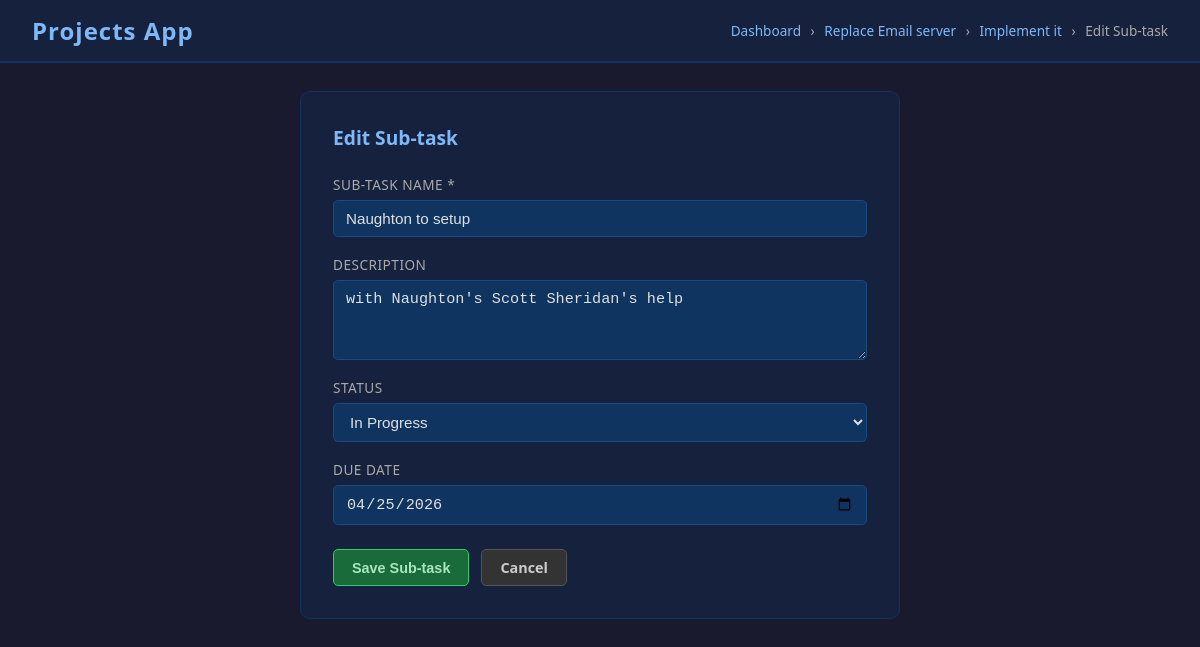
Screenshot of /subtask/1/edit with the database file from the repository.
### tables this page shows
CREATE TABLE projects (
            id INTEGER PRIMARY KEY AUTOINCREMENT,
            name TEXT NOT NULL,
            description TEXT,
            status TEXT DEFAULT 'Not Started',
            priority TEXT DEFAULT 'Medium',
            due_date TEXT,
            created_at TIMESTAMP DEFAULT CURRENT_TIMESTAMP
        );

CREATE TABLE tasks (
            id INTEGER PRIMARY KEY AUTOINCREMENT,
            project_id INTEGER NOT NULL,
            name TEXT NOT NULL,
            description TEXT,
            status TEXT DEFAULT 'Not Started',
            priority TEXT DEFAULT 'Medium',
            due_date TEXT,
            created_at TIMESTAMP DEFAULT CURRENT_TIMESTAMP,
            FOREIGN KEY (project_id) REFERENCES projects(id)
        );

CREATE TABLE subtasks (
            id INTEGER PRIMARY KEY AUTOINCREMENT,
            task_id INTEGER NOT NULL,
            name TEXT NOT NULL,
            description TEXT,
            status TEXT DEFAULT 'Not Started',
            due_date TEXT,
            created_at TIMESTAMP DEFAULT CURRENT_TIMESTAMP,
            FOREIGN KEY (task_id) REFERENCES tasks(id)
        );

### app.py (the view, shortened to what this page needs)
@app.route("/subtask/<int:subtask_id>/edit", methods=["GET", "POST"])
def subtask_edit(subtask_id):
    conn = get_db()
    subtask = conn.execute("SELECT * FROM subtasks WHERE id=?", (subtask_id,)).fetchone()
    if not subtask:
        conn.close()
        return redirect(url_for("index"))
    task = conn.execute("SELECT * FROM tasks WHERE id=?", (subtask["task_id"],)).fetchone()
    project = conn.execute("SELECT * FROM projects WHERE id=?", (task["project_id"],)).fetchone()
    conn.close()
    return render_template("subtask_form.html",
        subtask=subtask,
        task=task,
        project=project,
        status_options=STATUS_OPTIONS,
        title="Edit Sub-task"
    )

### app.py (called while the page is built)
def get_db():
    conn = sqlite3.connect(DB_PATH)
    conn.row_factory = sqlite3.Row
    return conn

### templates/subtask_form.html (shortened to what this page needs)
<!DOCTYPE html>
<html lang="en">
<head>
    <link rel="stylesheet" href="{{ url_for('static', filename='style.css') }}">
</head>
<body>
<div class="header">
    <h1>Projects App</h1>
    <span class="breadcrumb">
        <a href="{{ url_for('index') }}">Dashboard</a>
        <span>&rsaquo;</span>
        <a href="{{ url_for('tasks', project_id=project['id']) }}">{{ project['name'] }}</a>
        <span>&rsaquo;</span>
        <a href="{{ url_for('subtasks', task_id=task['id']) }}">{{ task['name'] }}</a>
        <span>&rsaquo;</span> {{ title }}
    </span>
</div>
<div class="container">
    <div class="form-card">
        <h2>{{ title }}</h2>
        <form method="POST">
            <div class="form-group">
                <label>Sub-task Name *</label>
                <input type="text" name="name" value="{{ subtask['name'] if subtask else '' }}" required>
            </div>
            <div class="form-group">
                <label>Description</label>
                <textarea name="description">{{ subtask['description'] if subtask else '' }}</textarea>
            </div>
            <div class="form-group">
                <label>Status</label>
                <select name="status">
                    {% for s in status_options %}
                    <option value="{{ s }}" {% if subtask and subtask['status'] == s %}selected{% elif not subtask and s == 'Not Started' %}selected{% endif %}>{{ s }}</option>
                    {% endfor %}
                </select>
            </div>
            <div class="form-group">
                <label>Due Date</label>
                <input type="date" name="due_date" value="{{ subtask['due_date'] if subtask and subtask['due_date'] else '' }}">
            </div>
            <div class="form-actions">
                <button type="submit" class="btn btn-success">Save Sub-task</button>
                <a href="{{ url_for('subtasks', task_id=task['id']) }}" class="btn btn-secondary">Cancel</a>
            </div>
        </form>
    </div>
</div>
</body>
</html>

### static/style.css (style rules this page uses)
*, *::before, *::after { box-sizing: border-box; margin: 0; padding: 0; }
body { font-family: 'Segoe UI', Arial, sans-serif; background: #1a1a2e; color: #e0e0e0; min-height: 100vh; }
a { color: #7eb8f7; text-decoration: none; }
.header { background: #16213e; padding: 14px 32px; display: flex; align-items: center; justify-content: space-between; border-bottom: 2px solid #0f3460; position: sticky; top: 0; z-index: 100; }
.header h1 { font-size: 1.5rem; color: #7eb8f7; letter-spacing: 1px; }
.breadcrumb { font-size: 0.85rem; color: #aaa; }
.breadcrumb a { color: #7eb8f7; }
.breadcrumb span { margin: 0 6px; }
.container { max-width: 1200px; margin: 0 auto; padding: 28px 24px; }
.btn { display: inline-block; padding: 8px 18px; border-radius: 5px; border: none; cursor: pointer; font-size: 0.9rem; font-weight: 600; transition: opacity 0.15s; text-align: center; }
.btn-success { background: #1a6b3a; color: #a8e6bf; border: 1px solid #2ecc71; }
.btn-secondary { background: #333; color: #ccc; border: 1px solid #555; }
option[value="In Progress"] { background: #2563eb; color: #fff; }
.form-card { background: #16213e; border: 1px solid #0f3460; border-radius: 10px; padding: 32px; max-width: 600px; margin: 0 auto; }
.form-card h2 { margin-bottom: 24px; color: #7eb8f7; font-size: 1.2rem; }
.form-group { margin-bottom: 18px; display: flex; flex-direction: column; gap: 6px; }
.form-group label { font-size: 0.85rem; color: #aaa; text-transform: uppercase; letter-spacing: 0.5px; }
.form-group input[type="text"], .form-group input[type="date"], .form-group textarea, .form-group select { background: #0f3460; color: #e0e0e0; border: 1px solid #1a4a80; border-radius: 5px; padding: 9px 12px; font-size: 0.95rem; width: 100%; }
.form-group textarea { resize: vertical; min-height: 80px; }
.form-actions { display: flex; gap: 12px; margin-top: 24px; }

### rows the page displays
projects: name "Replace Email server"
tasks: name "Implement it"
subtasks: name "Naughton to setup", description "with Naughton's Scott Sheridan's help", status "In Progress", due_date "04/25/2026"

### other values shown
{{ title }} "Edit Sub-task"
